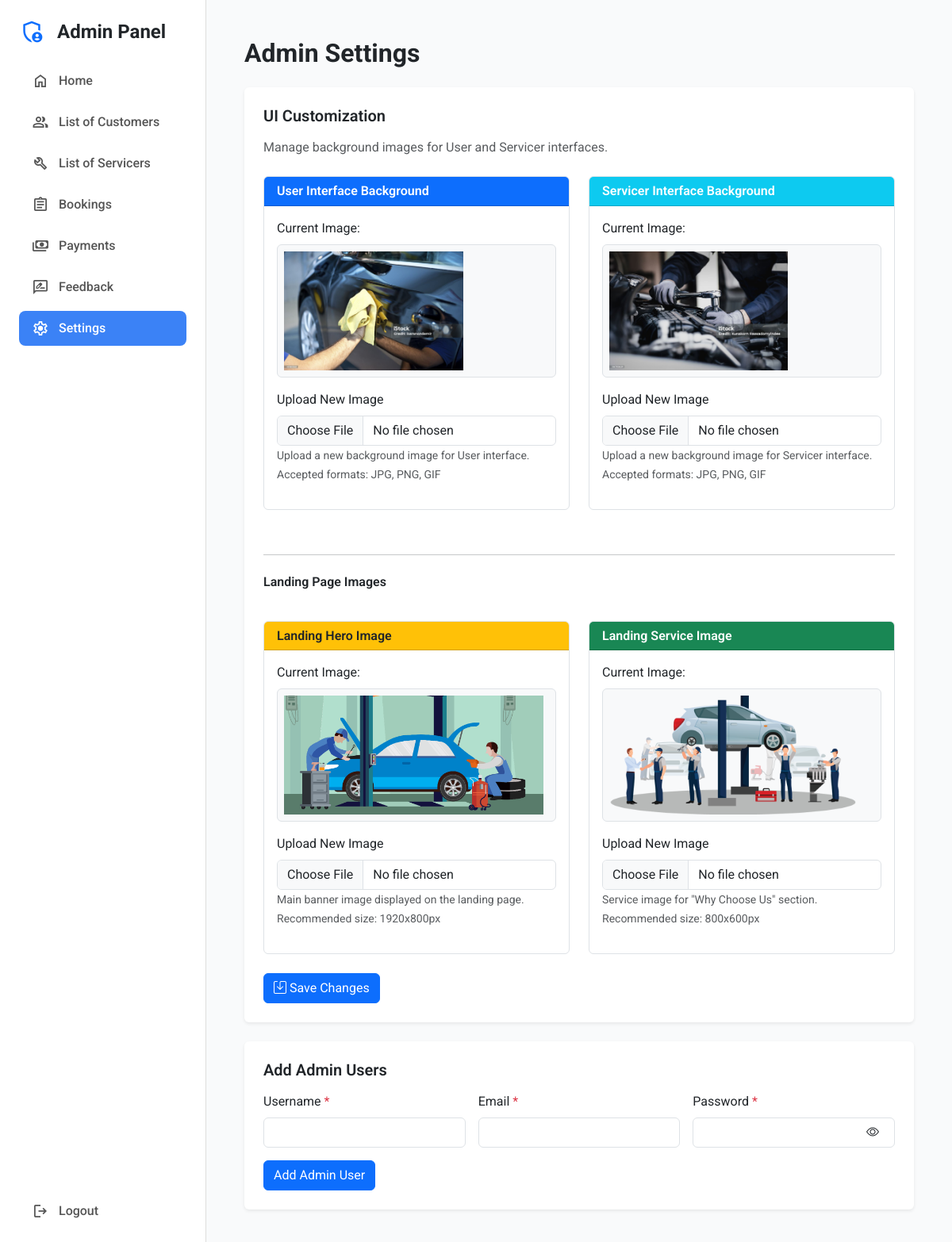
Page /monitor/settings/ (signed in) on the committed database.
### accounts/models.py (models this page shows, shortened)
class SystemSettings(models.Model):
    user_background_image = models.ImageField(
        upload_to='system/user_backgrounds/',
        blank=True,
        null=True,
        help_text="Background image for User interface"
    )
    servicer_background_image = models.ImageField(
        upload_to='system/servicer_backgrounds/',
        blank=True,
        null=True,
        help_text="Background image for Servicer interface"
    )
    landing_hero_image = models.ImageField(
        upload_to='system/landing/',
        blank=True,
        null=True,
        help_text="Hero image for landing page (main banner image)"
    )
    landing_service_image = models.ImageField(
        upload_to='system/landing/',
        blank=True,
        null=True,
        help_text="Service image for landing page (Why Choose Us section)"
    )
    updated_at = models.DateTimeField(auto_now=True)
    class Meta:
        verbose_name = "System Settings"
        verbose_name_plural = "System Settings"
    @classmethod
    def get_settings(cls):
        settings, created = cls.objects.get_or_create(pk=1)
        return settings

### accounts/views.py (the view, shortened to what this page needs)
# urls.py: path('monitor/settings/', views.admin_settings, name='admin_settings'),
@login_required
@admin_role_required
def admin_settings(request):
    settings = SystemSettings.get_settings()
    return render(request, "admin_settings.html", {
        'settings': settings,
    })

### accounts/context_processors.py (called while the page is built)
def system_settings(request):
    try:
        settings = SystemSettings.get_settings()
    except Exception:
        settings = SystemSettings.objects.first()
        if not settings:
            settings = SystemSettings.objects.create(pk=1)
    return {
        'system_settings': settings,
    }

### accounts/views.py (called while the page is built, shortened)
def admin_role_required(view_func):
    @wraps(view_func)
    def wrapper(request, *args, **kwargs):
        if not request.user.is_authenticated:
            return redirect('admin_login')
        return view_func(request, *args, **kwargs)
    return wrapper

### accounts/templates/admin_settings.html (shortened to what this page needs)
{% extends "admin_sidebar.html" %}
{% block content %}
<main class="flex-grow-1 p-4">
    <header class="mb-4">
        <h2 class="fw-bold">Admin Settings</h2>
    </header>
    <div class="bg-white p-4 rounded shadow-sm mb-4">
        <h5 class="fw-semibold mb-3">UI Customization</h5>
        <p class="text-muted mb-4">Manage background images for User and Servicer interfaces.</p>
        <form method="POST" enctype="multipart/form-data">
            <div class="row g-4">
                <div class="col-md-6">
                    <div class="card border">
                        <div class="card-header bg-primary text-white">
                            <h6 class="mb-0 fw-semibold">User Interface Background</h6>
                        </div>
                        <div class="card-body">
                            {% if settings.user_background_image %}
                            <div class="mb-3">
                                <label class="form-label">Current Image:</label>
                                <div class="border rounded p-2 bg-light">
                                    <img src="{{ settings.user_background_image.url }}" alt="User Background" class="img-fluid" style="max-height: 150px;">
                                </div>
                            </div>
                            {% endif %}
                            <div class="mb-3">
                                <label for="user_background_image" class="form-label">Upload New Image</label>
                                <input type="file" class="form-control" id="user_background_image" name="user_background_image" accept="image/*">
                                <small class="form-text text-muted">Upload a new background image for User interface. Accepted formats: JPG, PNG, GIF</small>
                            </div>
                        </div>
                    </div>
                </div>
                <div class="col-md-6">
                    <div class="card border">
                        <div class="card-header bg-info text-white">
                            <h6 class="mb-0 fw-semibold">Servicer Interface Background</h6>
                        </div>
                        <div class="card-body">
                            {% if settings.servicer_background_image %}
                            <div class="mb-3">
                                <label class="form-label">Current Image:</label>
                                <div class="border rounded p-2 bg-light">
                                    <img src="{{ settings.servicer_background_image.url }}" alt="Servicer Background" class="img-fluid" style="max-height: 150px;">
                                </div>
                            </div>
                            {% endif %}
                            <div class="mb-3">
                                <label for="servicer_background_image" class="form-label">Upload New Image</label>
                                <input type="file" class="form-control" id="servicer_background_image" name="servicer_background_image" accept="image/*">
                                <small class="form-text text-muted">Upload a new background image for Servicer interface. Accepted formats: JPG, PNG, GIF</small>
                            </div>
                        </div>
                    </div>
                </div>
            </div>
            <div class="row g-4 mt-2">
                <div class="col-12">
                    <hr class="my-4">
                    <h6 class="fw-semibold mb-3">Landing Page Images</h6>
                </div>
                <div class="col-md-6">
                    <div class="card border">
                        <div class="card-header bg-warning text-dark">
                            <h6 class="mb-0 fw-semibold">Landing Hero Image</h6>
                        </div>
                        <div class="card-body">
                            {% if settings.landing_hero_image %}
                            <div class="mb-3">
                                <label class="form-label">Current Image:</label>
                                <div class="border rounded p-2 bg-light">
                                    <img src="{{ settings.landing_hero_image.url }}" alt="Landing Hero" class="img-fluid" style="max-height: 150px;">
                                </div>
                            </div>
                            {% else %}
                            <div class="mb-3">
                                <small class="text-muted">No image set. Will use default static image.</small>
                            </div>
                            {% endif %}
                            <div class="mb-3">
                                <label for="landing_hero_image" class="form-label">Upload New Image</label>
                                <input type="file" class="form-control" id="landing_hero_image" name="landing_hero_image" accept="image/*">
                                <small class="form-text text-muted">Main banner image displayed on the landing page. Recommended size: 1920x800px</small>
                            </div>
                        </div>
                    </div>
                </div>
                <div class="col-md-6">
                    <div class="card border">
                        <div class="card-header bg-success text-white">
                            <h6 class="mb-0 fw-semibold">Landing Service Image</h6>
                        </div>
                        <div class="card-body">
                            {% if settings.landing_service_image %}
                            <div class="mb-3">
                                <label class="form-label">Current Image:</label>
                                <div class="border rounded p-2 bg-light">
                                    <img src="{{ settings.landing_service_image.url }}" alt="Landing Service" class="img-fluid" style="max-height: 150px;">
                                </div>
                            </div>
                            {% else %}
                            <div class="mb-3">
                                <small class="text-muted">No image set. Will use default static image.</small>
                            </div>
                            {% endif %}
                            <div class="mb-3">
                                <label for="landing_service_image" class="form-label">Upload New Image</label>
                                <input type="file" class="form-control" id="landing_service_image" name="landing_service_image" accept="image/*">
                                <small class="form-text text-muted">Service image for "Why Choose Us" section. Recommended size: 800x600px</small>
                            </div>
                        </div>
                    </div>
                </div>
            </div>
            <div class="mt-4">
                <button type="submit" class="btn btn-primary">
                    <i class="bi bi-save me-1"></i>Save Changes
                </button>
            </div>
        </form>
    </div>
    <div class="bg-white p-4 rounded shadow-sm">
        <h5 class="fw-semibold mb-3">Add Admin Users</h5>
        <form method="POST">
            <div class="row g-3">
                <div class="col-md-4">
                    <label for="username" class="form-label">Username <span class="text-danger">*</span></label>
                    <input type="text" class="form-control" id="username" name="username" required>
                </div>
                <div class="col-md-4">
                    <label for="email" class="form-label">Email <span class="text-danger">*</span></label>
                    <input type="email" class="form-control" id="email" name="email" required>
                </div>
                <div class="col-md-4">
                    <label for="password" class="form-label">Password <span class="text-danger">*</span></label>
                    <div class="password-toggle-wrapper">
                      <div class="position-relative">
                        <input type="password"
                               class="form-control pe-5"
                               id="password"
                               name="password"
                               required>
                        <button type="button"
                                class="btn bg-transparent border-0 position-absolute top-50 end-0 translate-middle-y me-2 password-toggle-icon"
                                aria-label="Toggle password visibility">
                            <i class="bi bi-eye"></i>
                        </button>
                      </div>
                    </div>
                </div>
            </div>
            <div class="mt-3">
                <button type="submit" class="btn btn-primary">Add Admin User</button>
            </div>
        </form>
    </div>
</main>
{% endblock %}

### accounts/templates/admin_sidebar.html (style rules this page uses)
body { font-family: 'Roboto', sans-serif; background-color: #F9FAFB; height: 100vh; margin: 0; padding: 0; overflow: hidden; }

### rows in the picture
SystemSettings: user_background_image (placeholder picture), servicer_background_image (picture), landing_hero_image (picture), landing_service_image (picture)
